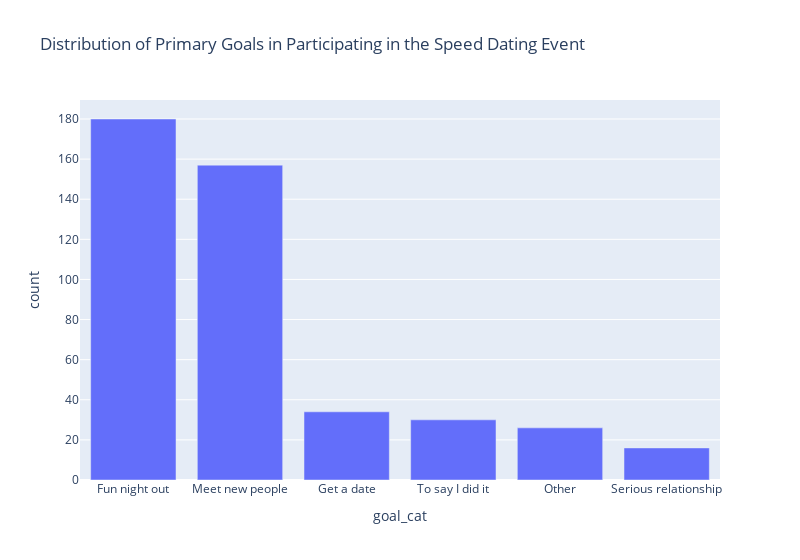

The notebook cell saved with this chart:
### Code cell
# Get the counts for each goal category

grouped_goal_cat = df.groupby('goal_cat')['iid'].nunique().reset_index()
grouped_goal_cat.columns = ['goal_cat', 'count'] 

# Sort in descending order by count
grouped_goal_cat = grouped_goal_cat.sort_values(by='count', ascending=False)

display(grouped_goal_cat)

# Create a pie chart
fig = px.bar(grouped_goal_cat, x='goal_cat', y='count', 
             title="Distribution of Primary Goals in Participating in the Speed Dating Event",width=WIDTH)
fig.show()

### Figure 1 — Plotly figure (JSON) as saved in the notebook; plotly's stock layout.template omitted (floating-point values rounded to 4 significant figures)
{"data": [{"hovertemplate": "goal_cat=%{x}<br>count=%{y}<extra></extra>", "legendgroup": "", "marker": {"color": "#636efa", "pattern": {"shape": ""}}, "name": "", "orientation": "v", "showlegend": false, "textposition": "auto", "type": "bar", "x": ["Fun night out", "Meet new people", "Get a date", "To say I did it", "Other", "Serious relationship"], "xaxis": "x", "y": [180, 157, 34, 30, 26, 16], "yaxis": "y"}], "layout": {"barmode": "relative", "legend": {"tracegroupgap": 0}, "title": {"text": "Distribution of Primary Goals in Participating in the Speed Dating Event"}, "width": 800, "xaxis": {"anchor": "y", "domain": [0, 1], "title": {"text": "goal_cat"}}, "yaxis": {"anchor": "x", "domain": [0, 1], "title": {"text": "count"}}}}
